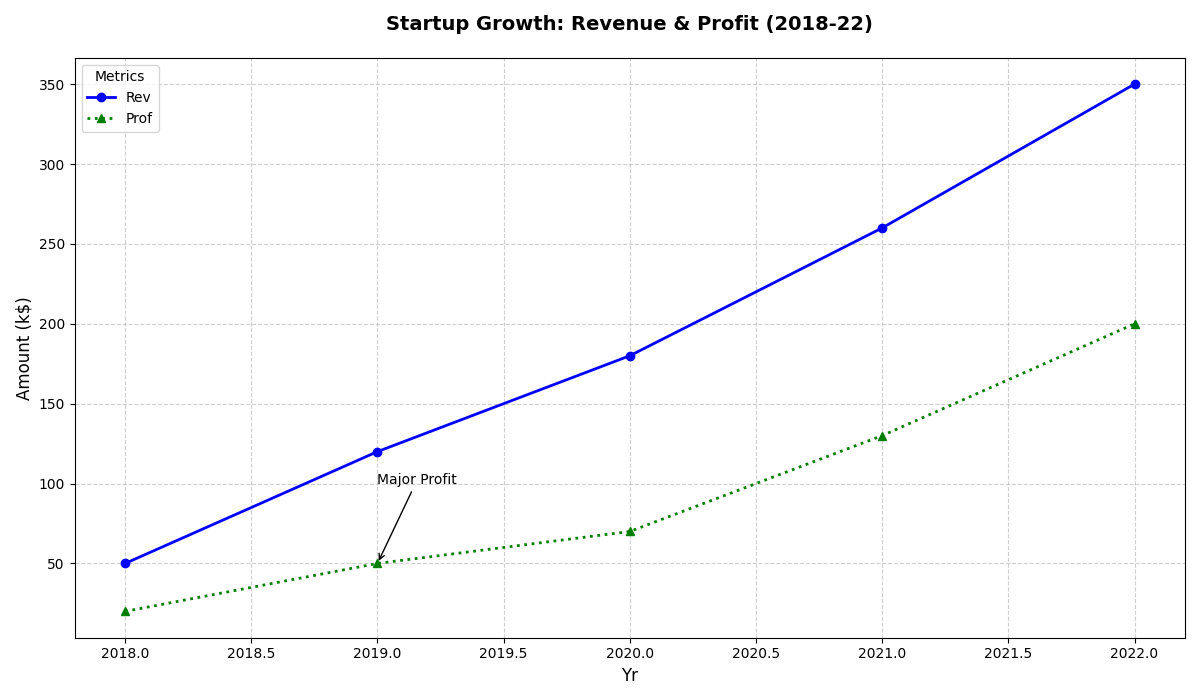

This chart was generated by the following Python code:
import matplotlib.pyplot as plt
import numpy as np

years = np.arange(2018, 2023)
revenue = np.array([50, 120, 180, 260, 350])
profit = revenue - np.array([30, 70, 110, 130, 150])

fig, ax = plt.subplots(figsize=(12, 7))

ax.plot(years, revenue, marker='o', linestyle='-', linewidth=2, color='blue', label='Rev')
ax.plot(years, profit, marker='^', linestyle=':', linewidth=2, color='green', label='Prof')

ax.set_xlabel('Yr', fontsize=12)
ax.set_ylabel('Amount (k$)', fontsize=12)
ax.set_title("Startup Growth: Revenue & Profit (2018-22)", fontsize=14, fontweight='bold', pad=20)

ax.legend(title='Metrics', loc='upper left', fontsize=10)
ax.grid(True, linestyle='--', alpha=0.6)

ax.annotate('Major Profit', xy=(2019, profit[1]), xytext=(2019, profit[1] + 50),
            arrowprops=dict(facecolor='black', arrowstyle='->'), fontsize=10)

plt.tight_layout()
plt.show()
